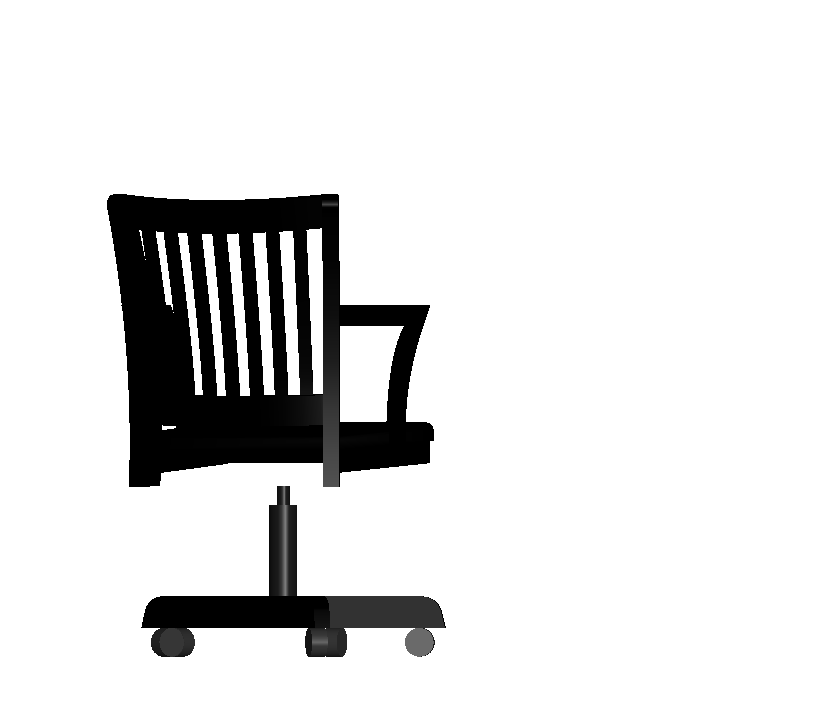
#> input picture raw_data/20211029_181910.png, 824 x 712 px; its folder holds 4 pictures in this run
$ python generate_backgroung_img.py
#> lines starting #> are read from the running program, lines starting #| are printed output that depends on the picture; after the words box and inside, x2 and y2 are one past the last pixel; in counts of white or black regions, pixels touching at a corner belong together; pictures that were not available may be replaced by others from this repository, and a replacement may not be noted
#> in run, img_color is the input picture: shape (712, 824, 3); min 0, max 255, mean 225.2
# This program is for auto labeling training data of yolo v5

import os
import sys
import signal
import numpy as np
import cv2
import random


def signal_handler(signal, frame):
    print('pressed ctrl + c!!!')
    sys.exit(0)


signal.signal(signal.SIGINT, signal_handler)


class AutoGenerate_bg:
    def __init__(self):
        print("AutoLabeler init!")
        self.currentDirPath = os.getcwd()  # /home/kcy/Auto_labeling_for_YOLOv5
        self.rawDataDirPath = self.currentDirPath + "/raw_data"
        self.rawDataFilePath_list = os.listdir(self.rawDataDirPath)
        self.rawDataFileFullPath_list = [
            self.rawDataDirPath + '/' + file_name for file_name in self.rawDataFilePath_list]

        self.bgDataDirPath = self.currentDirPath + "/bg_data"
        self.bgDataFilePath_list = os.listdir(self.bgDataDirPath)
        self.bgDataFileFullPath_list = [
            self.bgDataDirPath + '/' + file_name for file_name in self.bgDataFilePath_list]

        self.imagesDirPath = self.currentDirPath + "/kcyoon/images"

        self.dataCount = 0

    def showImage(self, img):
        cv2.imshow('img', img)
        cv2.waitKey(0)

    def mergeBG(self, img, bg, criteria):
        # convert raw rgb img to gray img
#> called with criteria = 254
        grayImg = cv2.cvtColor(img, cv2.COLOR_BGR2GRAY)
        imgHeight_px, imgWidth_px = grayImg.shape
#> imgHeight_px = 712; imgWidth_px = 824

        # get background Image and check it is possible to use for merging raw image and bg iamge
        bgHeight_px, bgWidth_px, channel = bg.shape
#> bgHeight_px = 712; bgWidth_px = 824; channel = 3
        if (bgHeight_px < imgHeight_px) or (bgWidth_px < imgWidth_px):
            print("background image is too small!!")
            print(grayImg.shape)
            print(bg.shape)
            sys.exit(0)
        # trim bg image as same size of raw image
        bgTrimmed = bg[0:imgHeight_px, 0:imgWidth_px]

        # get background mask (bg: 255, object: 0)
        ret, bgMask = cv2.threshold(grayImg, criteria, 255, cv2.THRESH_BINARY)
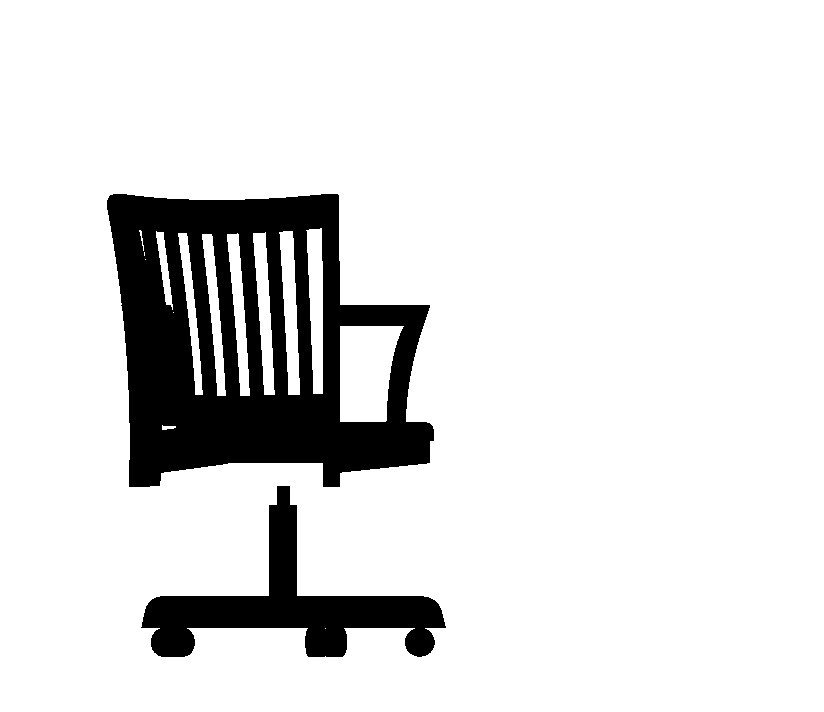
#> bgMask: shape (712, 824); 87.9% white; 2 black regions, box (x1, y1, x2, y2) and area: (107, 194, 434, 487) 56029, (141, 486, 446, 657) 15187
#> ret = 254
        # convert the scale of bgMask gray to rgb
        bgMask_color = cv2.cvtColor(bgMask, cv2.COLOR_GRAY2RGB)
        # Get masked background
        bgMasked = cv2.bitwise_and(bgTrimmed, bgMask_color)

        # get inverted background mask (bg: 0, object: 255)
        bgMaskInv = cv2.bitwise_not(bgMask)
        # convert the scale of bgMaskInv gray to rgb
        bgMaskInv_color = cv2.cvtColor(bgMaskInv, cv2.COLOR_GRAY2RGB)
        # Get masked object
        imgMasked = cv2.bitwise_and(img, bgMaskInv_color)
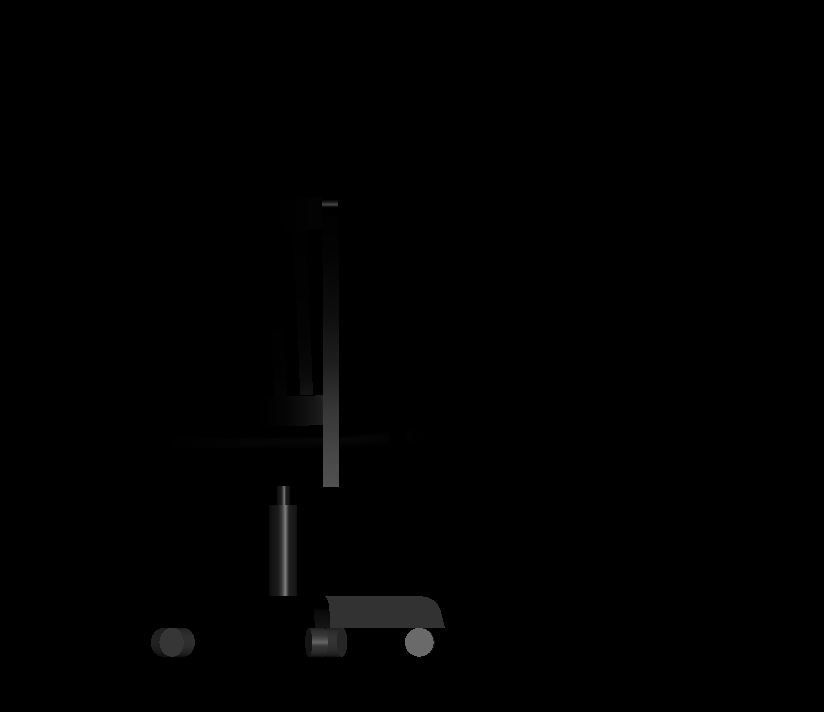
#> imgMasked: shape (712, 824, 3); min 0, max 122, mean 1.1

        # Merge masked background and object images
        bgImg = cv2.add(bgMasked, imgMasked)
        return bgImg

    def saveImage(self, img, imgCount):
        imageFileFullPath = self.imagesDirPath + \
            "/" + str(imgCount).zfill(12) + ".jpg"
        cv2.imwrite(imageFileFullPath, img)

    def run(self):
        for rawDataPath in self.rawDataFileFullPath_list:
            print("load images")
            img_color = cv2.imread(rawDataPath, cv2.IMREAD_COLOR)
            print("load bgImage")
            bg_color = cv2.imread(random.choice(
                self.bgDataFileFullPath_list), cv2.IMREAD_COLOR)
            print("merge raw image and bg image")
            bgImg_color = self.mergeBG(img_color, bg_color, 254)
            print("save images")
            self.saveImage(bgImg_color, self.dataCount)
            print("{} data done!\n".format(self.dataCount))
            self.dataCount += 1
#> pass 2 of the loop in run, `for rawDataPath in self.rawDataFileFullPath_list:`:
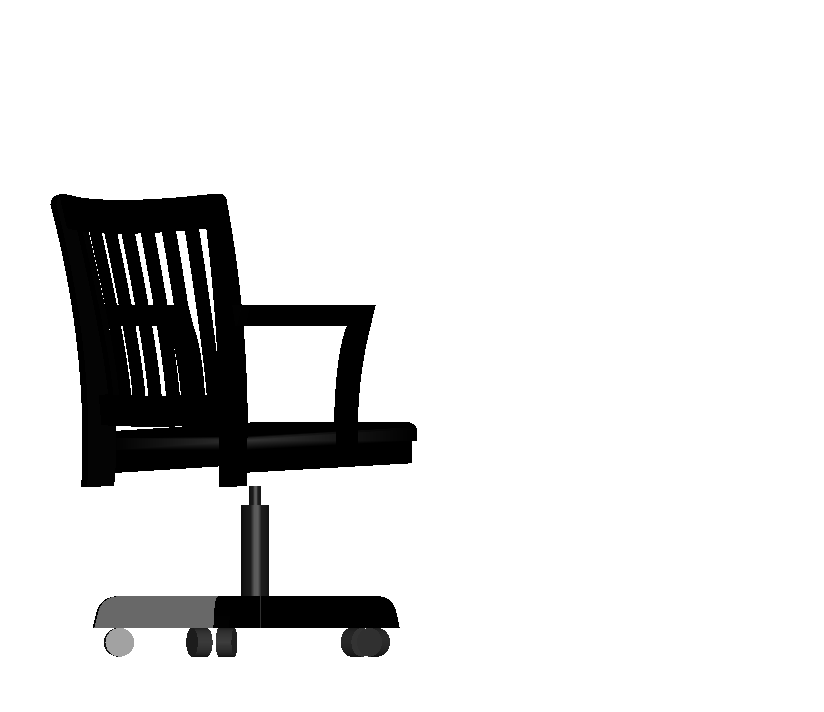
#> input picture raw_data/20211029_181911.png, 824 x 712 px
#> in run, img_color is the input picture: shape (712, 824, 3); min 0, max 255, mean 225.1
#> in mergeBG (call 2), `ret, bgMask = cv2.threshold(grayImg, criteria, 255, cv2.THRESH_BINARY)`:
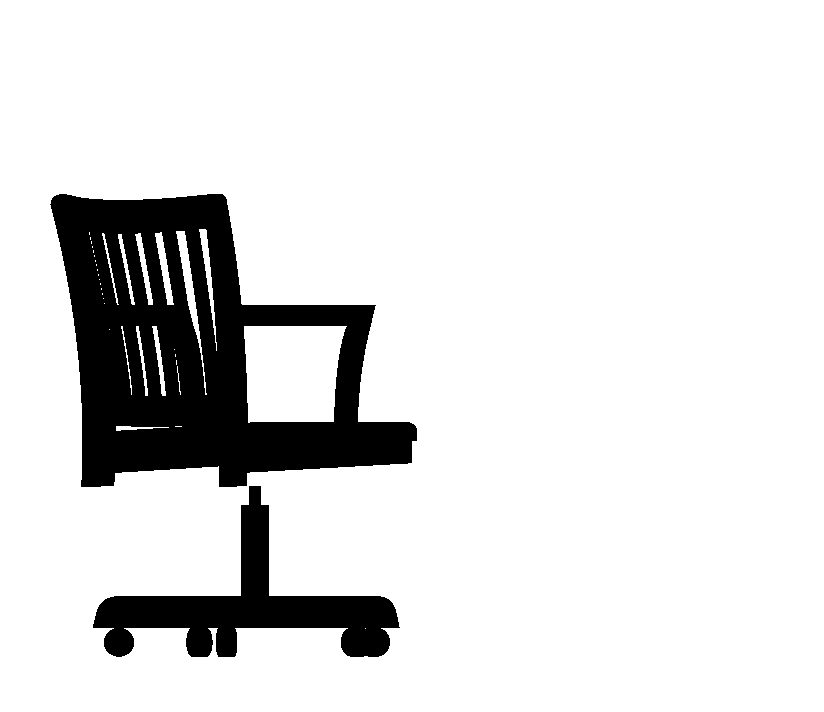
#> bgMask: shape (712, 824); 87.7% white; 2 black regions, box (x1, y1, x2, y2) and area: (50, 194, 417, 487) 56389, (93, 486, 400, 657) 15519
#> in mergeBG (call 2), `imgMasked = cv2.bitwise_and(img, bgMaskInv_color)`:
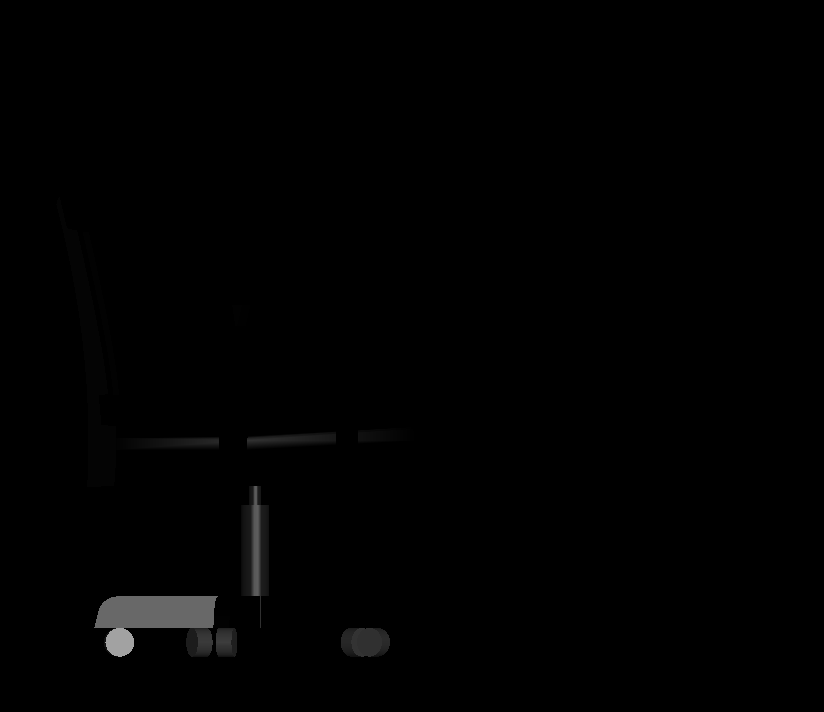
#> imgMasked: shape (712, 824, 3); min 0, max 162, mean 1.3
#> pass 3 of the loop in run, `for rawDataPath in self.rawDataFileFullPath_list:`:
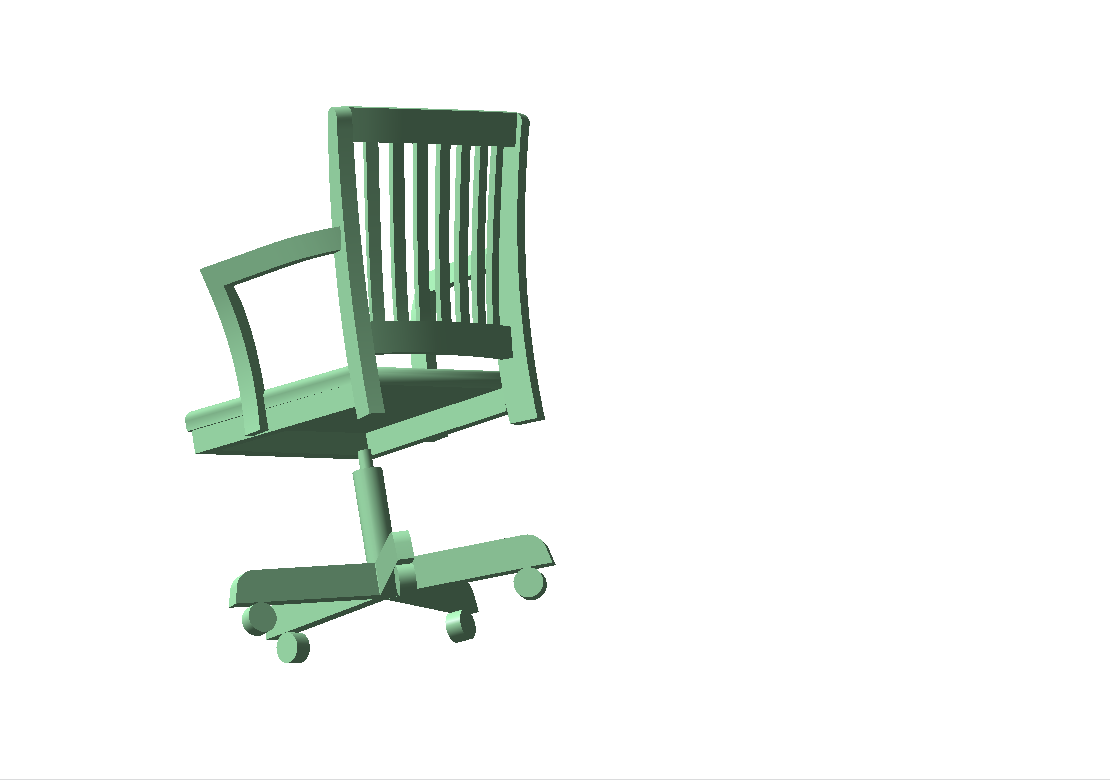
#> input picture raw_data/20211029_182749.png, 1110 x 781 px
#> in run, img_color is the input picture: shape (781, 1110, 3); mean B, G, R 238.6, 241.9, 237.6
#> in mergeBG (call 3), `grayImg = cv2.cvtColor(img, cv2.COLOR_BGR2GRAY)`:
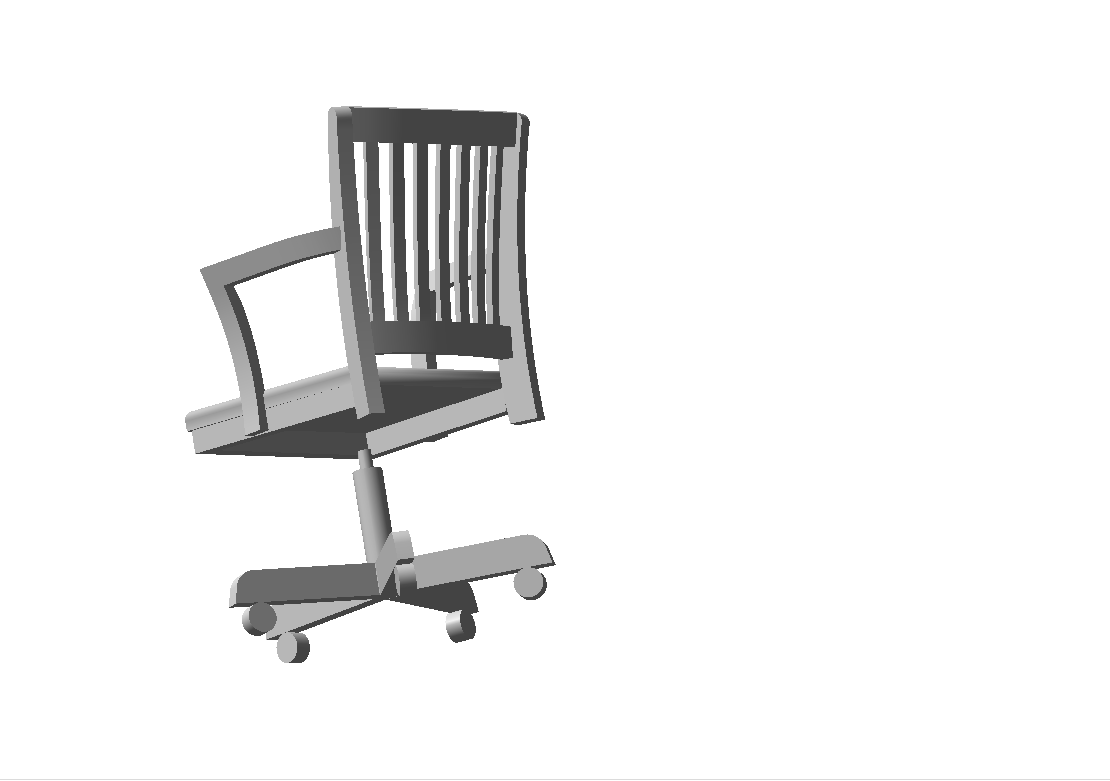
#> grayImg: shape (781, 1110); min 67, max 255, mean 240.2
#| (781, 1110)
#| (712, 824, 3)


if __name__ == "__main__":
    AutoGenerater = AutoGenerate_bg()
    AutoGenerater.run()
#> (the program exits here)
